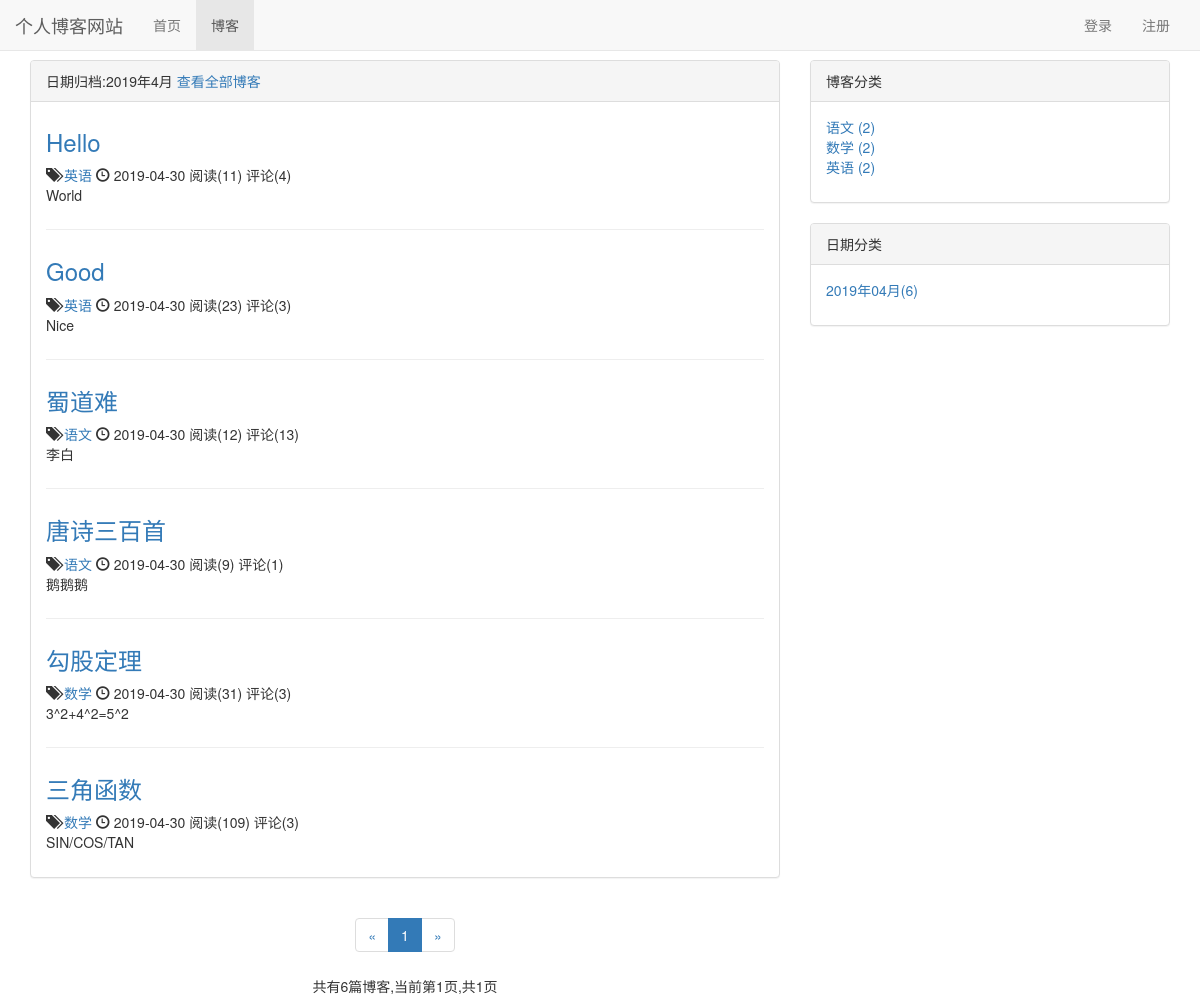
Screenshot of /blog/date/2019/4 with the database file from the repository.
### blog/models.py (models this page shows, shortened)
class Blog(models.Model):
    title = models.CharField(max_length = 50)
    blog_type = models.ForeignKey(BlogType,on_delete= models.CASCADE)
    content = RichTextUploadingField()
    author = models.ForeignKey(User, on_delete = models.CASCADE)
    created_time = models.DateTimeField(auto_now_add = True)
    last_update_time = models.DateTimeField(auto_now = True)
    def get_viewed_num(self):
        try:
            return self.viewednum.viewed_num
        except exceptions.ObjectDoesNotExist as e:
            return 0
    def get_comments_num(self):
        from comment.models import Comment
        return Comment.objects.filter(blog=self).count()
    class Meta:
        ordering = ['-created_time']

class BlogType(models.Model):
    type_name = models.CharField(max_length=15)
    def __str__(self):
        return self.type_name
    def blog_count(self):
        return self.blog_set.count()

class ViewedNum(models.Model):
    blog = models.OneToOneField(Blog, on_delete=models.CASCADE, default='')
    viewed_num = models.IntegerField(default=0)

### blog/views.py (the view)
# urls.py: path('date/<int:year>/<int:month>',views.blogs_with_date,name='blogs_with_date'),
def blogs_with_date(request,year,month):
    blogs_all_list = Blog.objects.filter(created_time__year=year,created_time__month=month)
    content = get_blog_list_common_data(request,blogs_all_list)
    content["blogs_with_date"] = '%s年%s月'% (year,month)
    return render(request,'blog_with_dates.html', content)

### templates/blog_with_dates.html (shortened to what this page needs)
{% extends 'blog_list.html' %}
{% block nav_blog_active %}active{% endblock %}
{% block blog_list_title %}
    日期归档:{{ blogs_with_date }}
    <a href="{% url 'blog_list' %}">查看全部博客</a>
{% endblock %}

### templates/blog_list.html (shortened to what this page needs)
{% extends 'base.html' %}
{% block header_extends %}
    <link rel="stylesheet" href="/static/blog.css/">
{% endblock %}
{% block content %}
    <div class="container">
        <div class="row">
            <div class="col-sm-8 ">
                <div class="panel panel-default">
                <div class="panel-heading">{% block blog_list_title %}博客列表{% endblock %}</div>
                <div class="panel-body">
                     {% for blog in blogs %}
                         <div class="blog">
                            <a href="{% url 'blog_detail' blog.pk %}"><h3>{{ blog.title }}</h3></a>
                             <p class="blog-info">
                                 <span class="glyphicon glyphicon-tags" aria-hidden="true"></span>
                                 <a href="{% url 'blog_with_type' blog.blog_type.pk %}">{{ blog.blog_type }}</a>
                                 <span class="glyphicon glyphicon-time" aria-hidden="true"></span>
                                 {{ blog.created_time| date:"Y-m-d" }}
                                 阅读({{ blog.get_viewed_num }}) 评论({{ blog.get_comments_num }})
                             </p>
                            <p>{{ blog.content |striptags| truncatechars:120 }}</p>
                         </div>
                        {% empty %}
                         <div class="blog">
                            <h3> --暂无博客-- </h3>
                         </div>
                     {% endfor %}
                </div>
                </div>
                <div class="pageinator">
                    <nav aria-label="Page navigation">
                        <ul class="pagination">
                            {% if page_of_blogs.has_previous %}
                                <li> <a href="?page={{ page_of_blogs.previous_page_number }}" aria-label="Previous">
                                    <span aria-hidden="true">&laquo;</span></a></li>
                            {% else %}
                                <li><span aria-hidden="true">&laquo;</span></li>
                            {% endif %}
                            {% for page_num in page_range %}
                                {% if page_num == page_of_blogs.number %}
                                    <li class="active"><span>{{ page_num }}</span></li>
                                {% else %}
                                    {% if page_num == '...' %}
                                       <li><span>{{ page_num }}</span></li> {% else %}
                                        <li><a href="?page={{ page_num }}">{{ page_num }}</a></li>
                                    {% endif %}
                                {% endif %}
                             {% endfor %}
                             {% if page_of_blogs.has_next %}
                                 <li> <a href="?page={{ page_of_blogs.next_page_number }}"
                                         aria-label="Next"><span aria-hidden="true">&raquo;</span></a></li>
                            {% else %}
                                <li><span aria-hidden="true">&raquo;</span></li>
                            {% endif %}
                         </ul>
                    </nav>
                <p>共有{{ page_of_blogs.paginator.count }}篇博客,当前第{{ page_of_blogs.number }}页,共{{ page_of_blogs.paginator.num_pages }}页</p>
                </div>
            </div>
            <div class="col-sm-4 ">
                <div class="panel panel-default">
                    <div class="panel-heading">博客分类</div>
                    <div class="panel-body">
                        <ul class="blog-types">
                            {% for blog_type in blog_types %}
                                <li><a href="{% url 'blog_with_type' blog_type.pk %}">{{ blog_type.type_name }} ({{ blog_type.blog_count }})</a></li>
                            {% empty %}
                            <li>暂无分类</li>
                            {% endfor %}
                        </ul>
                    </div>
                </div>
                    <div class="panel panel-default">
                        <div class="panel-heading">日期分类</div>
                        <div class="panel-body">
                            <ul class="blog-dates">
                                {% for blog_date,blog_count in blog_dates.items %}
                                    <li>
                                        <a href="{% url 'blogs_with_date' blog_date.year blog_date.month %}">
                                            {{ blog_date| date:"Y年m月" }}({{ blog_count }})
                                        </a>
                                    </li>
                                {% endfor %}
                            </ul>
                        </div>
                    </div>
            </div>
        </div>
    </div>
{% endblock %}

### static/base.css (style rules this page uses)
* { margin: 0; padding: 0; }
body { margin-top:60px !important; }

### static/blog.css (style rules this page uses)
ul.blog-types { list-style-type: none; }
ul.blog-dates { list-style-type: none; }
div.blog:not(:last-child) { margin-bottom: 2em; padding-bottom: 1em; border-bottom: 1px solid #eee; }
div.blog h3 { margin-top: 0.5em; }
div.blog p.blog-info { margin-bottom: 0; }
div.pageinator { text-align:center; }

### rows the page displays
Blog: title "Hello", blog_type "英语", created_time "2019-04-30", get_viewed_num "11", get_comments_num "4", content "World"
Blog: title "Good", blog_type "英语", created_time "2019-04-30", get_viewed_num "23", get_comments_num "3", content "Nice"
Blog: title "蜀道难", blog_type "语文", created_time "2019-04-30", get_viewed_num "12", get_comments_num "13", content "李白"
Blog: title "唐诗三百首", blog_type "语文", created_time "2019-04-30", get_viewed_num "9", get_comments_num "1", content "鹅鹅鹅"
Blog: title "勾股定理", blog_type "数学", created_time "2019-04-30", get_viewed_num "31", get_comments_num "3", content "3^2+4^2=5^2"
Blog: title "三角函数", blog_type "数学", created_time "2019-04-30", get_viewed_num "109", get_comments_num "3", content "SIN/COS/TAN"
BlogType: type_name "语文", blog_count "2"
BlogType: type_name "数学", blog_count "2"
BlogType: type_name "英语", blog_count "2"

### other values shown
{{ blogs_with_date }} "2019年4月"
{{ page_num }} "1"
{{ page_of_blogs.paginator.count }} "6"
{{ page_of_blogs.number }} "1"
{{ page_of_blogs.paginator.num_pages }} "1"
{{ blog_date| date:"Y年m月" }} "2019年04月"
{{ blog_count }} "6"
